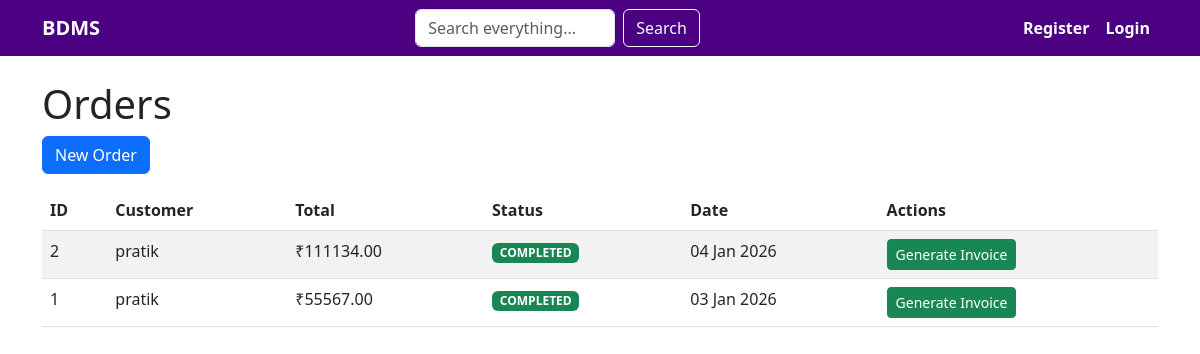
Screenshot of /orders/ with the database file from the repository.
### orders/models.py (models this page shows, shortened)
class order(models.Model):
    STATUS_CHOICES =(
        ('PENDING','pending'),
        ('COMPLETED','completed'),
        ('CANCELLED','cancelled'),
    )
    custmer = models.ForeignKey(custmer,on_delete=models.CASCADE)
    created_by = models.ForeignKey(User,on_delete=models.SET_NULL,null=True)
    status = models.CharField(max_length=20,choices=STATUS_CHOICES,default='PENDING')
    total_amount = models.DecimalField(max_digits=10,decimal_places=2,default=0)
    created_at = models.DateTimeField(auto_now_add=True)

### custmers/models.py (models this page shows, shortened)
class custmer(models.Model):
    name=models.CharField(max_length=100)
    email=models.EmailField(unique=True)
    phone=models.CharField(max_length=10)
    gst_number=models.CharField(max_length=20,blank=True,null=True)
    address=models.TextField(blank=True)
    is_active=models.BooleanField(default=True)
    created_at=models.DateField(auto_now_add=True)

### orders/views.py (the view)
# urls.py: path('', views.order_list, name='order_list'),
def order_list(request):
    orders = order.objects.all().order_by('-created_at')
    return render(request, 'orders/order_list.html', {'orders': orders})

### orders/templates/orders/order_list.html (shortened to what this page needs)
<!DOCTYPE html>
<html lang="en">
<head>
    <link href="https://cdn.jsdelivr.net/npm/bootstrap@5.3.0/dist/css/bootstrap.min.css" rel="stylesheet">
    <link rel="stylesheet" href="https://cdn.jsdelivr.net/npm/bootstrap-icons@1.10.0/font/bootstrap-icons.css">
</head>
<body>
    <nav class="navbar navbar-expand-lg navbar-dark">
        <div class="container">
            <a class="navbar-brand fw-bold text-white" href="/">BDMS</a>
            <div class="collapse navbar-collapse" id="navbarNav">
                <form class="d-flex me-3" method="get" action="/search/">
                    <input class="form-control me-2" type="search" name="q" placeholder="Search everything..." aria-label="Search" style="width: 200px;">
                    <button class="btn btn-outline-light" type="submit">Search</button>
                </form>
                <ul class="navbar-nav ms-auto">
                    {% if user.is_authenticated %}
                    <li class="nav-item">
                        <a class="nav-link fw-bold text-white" href="/accounts/profile/" title="{{ user.username }}"><i class="bi bi-person-circle"></i></a>
                    </li>
                    <li class="nav-item">
                        <a class="nav-link fw-bold text-white" href="/accounts/logout/">Logout</a>
                    </li>
                    {% else %}
                    <li class="nav-item">
                        <a class="nav-link fw-bold text-white" href="/accounts/register/">Register</a>
                    </li>
                    <li class="nav-item">
                        <a class="nav-link fw-bold text-white" href="/accounts/login/">Login</a>
                    </li>
                    {% endif %}
                </ul>
            </div>
        </div>
    </nav>
    <div class="container mt-4">
        <h1>Orders</h1>
        <a href="{% url 'order_add' %}" class="btn btn-primary mb-3">New Order</a>
        <table class="table table-striped">
            <thead>
                <tr>
                    <th>ID</th>
                    <th>Customer</th>
                    <th>Total</th>
                    <th>Status</th>
                    <th>Date</th>
                    <th>Actions</th>
                </tr>
            </thead>
            <tbody>
                {% for order in orders %}
                <tr>
                    <td>{{ order.id }}</td>
                    <td>{{ order.custmer.name }}</td>
                    <td>₹{{ order.total_amount|floatformat:2 }}</td>
                    <td>
                        <span class="badge {% if order.status == 'COMPLETED' %}bg-success{% else %}bg-warning{% endif %}">{{ order.status }}</span>
                    </td>
                    <td>{{ order.created_at|date:"d M Y" }}</td>
                    <td>
                        <a href="{% url 'generate_invoice' order.id %}" class="btn btn-sm btn-success">Generate Invoice</a>
                    </td>
                </tr>
                {% empty %}
                <tr>
                    <td colspan="6" class="text-center">No orders found. <a href="{% url 'order_add' %}">Create one</a></td>
                </tr>
                {% endfor %}
            </tbody>
        </table>
    </div>
</body>
</html>

### orders/templates/orders/order_list.html (style rules this page uses)
.navbar { background-color: #4B0082 !important; }

### rows the page displays
order: id "2", custmer.name "pratik", total_amount "111134.00", status "COMPLETED", created_at "04 Jan 2026"
order: id "1", custmer.name "pratik", total_amount "55567.00", status "COMPLETED", created_at "03 Jan 2026"
